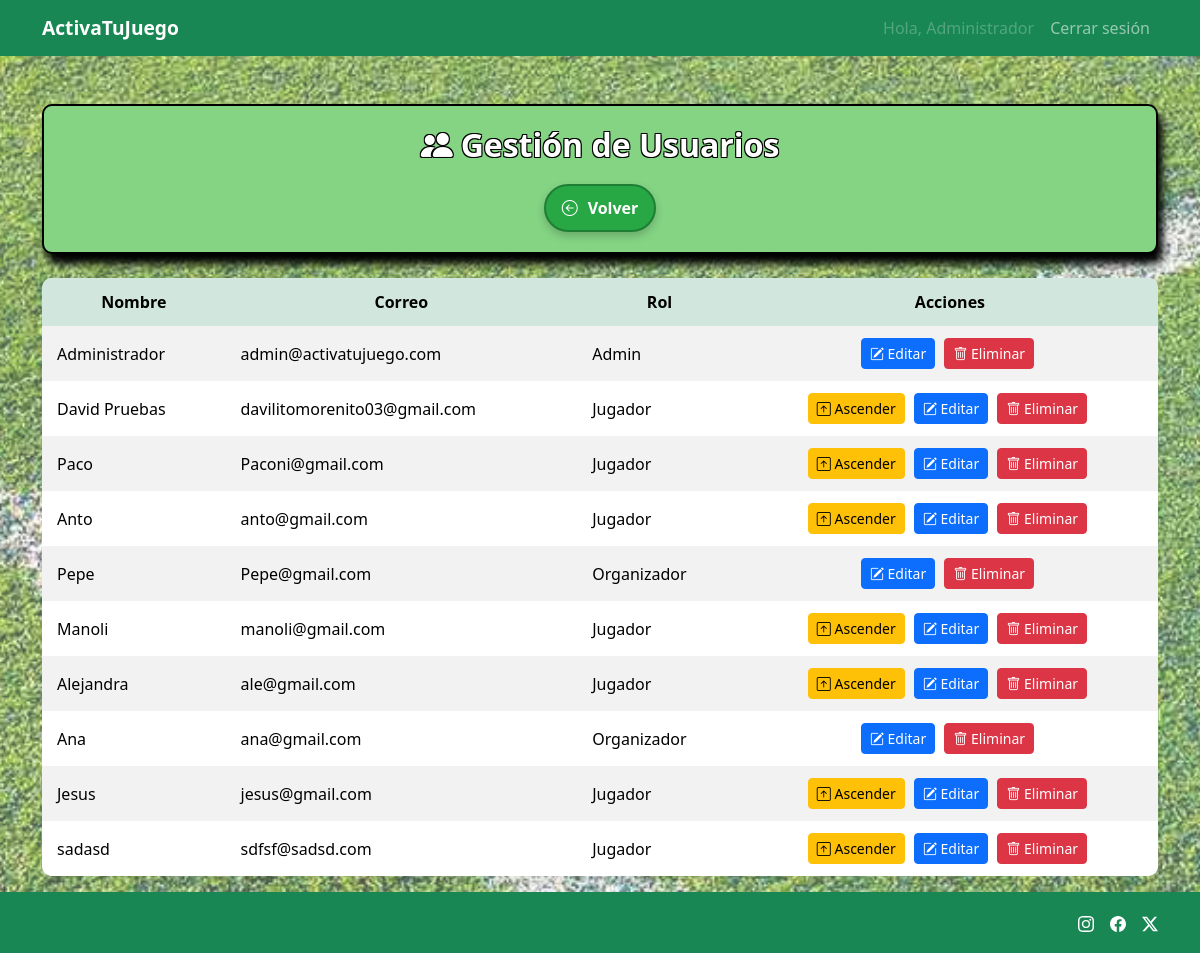
Screenshot of /views/usuarios.php (signed in) with the database file from the repository.
### tables this page shows
CREATE TABLE `usuario` (
  `id` int(11) NOT NULL,
  `correo` varchar(100) NOT NULL,
  `nombre` varchar(100) NOT NULL,
  `contraseña` varchar(255) NOT NULL,
  `tipo` enum('jugador','organizador','admin') NOT NULL
);

### models/Usuario.php (called while the page is built, shortened)
<?php
class Usuario
{
    private $connection;
    public function __construct($connection)
    {
        $this->connection = $connection;
    }
    public function obtenerTodos()
    {
        $sql = "SELECT id, nombre, correo, tipo FROM usuario ORDER BY id ASC";
        $resultado = mysqli_query($this->connection, $sql);
        $usuarios = [];
        while ($fila = mysqli_fetch_assoc($resultado)) {
            $usuarios[] = $fila;
        }
        return $usuarios;
    }
}

### views/usuarios.php (the view, shortened to what this page needs)
<?php
require_once('../config/database.php');
require_once('../models/Usuario.php');
include('../includes/header.php');
$usuarioModel = new Usuario($connection);
$usuarios = $usuarioModel->obtenerTodos();
?>
<div class="container mt-5 animado" id="anim-eventos">
    <div class="encabezado-eventos text-center mb-4">
        <h1 class="titulo-eventos">
            <i class="bi bi-people-fill me-2"></i> Gestión de Usuarios
        </h1>
        <a href="../index.php" class="btn-historial">
            <i class="bi bi-arrow-left-circle"></i> Volver
        </a>
    </div>
    <div class="table-responsive">
        <table class="table table-bordered table-striped tabla-personalizada">
            <thead class="table-success text-center">
                <tr>
                    <th>Nombre</th>
                    <th>Correo</th>
                    <th>Rol</th>
                    <th>Acciones</th>
                </tr>
            </thead>
            <tbody>
                <?php foreach ($usuarios as $usuario): ?>
                    <tr>
                        <td><?= htmlspecialchars($usuario['nombre']) ?></td>
                        <td><?= htmlspecialchars($usuario['correo']) ?></td>
                        <td><?= ucfirst($usuario['tipo']) ?></td>
                        <td class="text-center">
                            <?php if ($usuario['tipo'] === 'jugador'): ?>
                                <a href="../controllers/ascender.php?id=<?= $usuario['id'] ?>" class="btn btn-warning btn-sm">
                                    <i class="bi bi-arrow-up-square"></i> Ascender
                                </a>
                            <?php endif; ?>
                            <a href="../views/editar_usuario.php?id=<?= $usuario['id'] ?>"
                                class="btn btn-primary btn-sm">
                                <i class="bi bi-pencil-square"></i> Editar
                            </a>
                            <button class="btn btn-danger btn-sm"
                                onclick="confirmarEliminacion(<?= $usuario['id'] ?>, '<?= htmlspecialchars($usuario['nombre']) ?>')">
                                <i class="bi bi-trash"></i> Eliminar
                            </button>
                        </td>
                    </tr>
                <?php endforeach; ?>
            </tbody>
        </table>
    </div>
</div>
<?php include('../includes/footer.php'); ?>

### public/css/style.css (style rules this page uses)
body { display: flex; flex-direction: column; min-height: 100vh; position: relative; margin: 0; padding: 0; }
body::before { content: ""; position: fixed; top: 0; left: 0; width: 100%; height: 100%; background: url('../img/fondo_cesped.jpg') no-repeat center center fixed; background-size: cover; opacity: 0.7; z-index: -1; }
.encabezado-eventos { background-color: rgb(132, 212, 132); border: 2px solid black; padding: 20px; border-radius: 10px; margin-bottom: 30px; box-shadow: 5px 10px 8px #000000; }
.animado { opacity: 0; transition: opacity 0.5s ease; }
.animado.visible { animation: slideInLeft 1s ease forwards; }
.btn-historial { display: inline-flex; align-items: center; gap: 10px; background-color: #28a745; color: white; padding: 10px 16px; font-weight: bold; border-radius: 50px; border: 2px solid #1e7e34; text-decoration: none; transition: transform 0.3s ease, background-color 0.3s ease; box-shadow: 0 4px 8px rgba(0, 0, 0, 0.2); }
.titulo-eventos { font-size: 2rem; font-weight: bold; color: white; display: flex; align-items: center; justify-content: center; text-shadow: -1px -1px 0 black, 1px -1px 0 black, -1px 1px 0 black, 1px 1px 0 black; margin-bottom: 20px; }
.table { background-color: white; border-collapse: separate; border-spacing: 0; border-radius: 10px; overflow: hidden; box-shadow: 0 4px 15px rgba(0, 0, 0, 0.1); }
.table thead { font-weight: bold; text-align: center; }
.table th, .table td { border: none; padding: 12px 15px; vertical-align: middle; }
.table td .btn { margin-right: 5px; }
.table td:last-child { text-align: center; }

### rows the page displays
usuario: nombre "Administrador", correo "admin@activatujuego.com", tipo "Admin"
usuario: nombre "David Pruebas", correo "davilitomorenito03@gmail.com", tipo "Jugador"
usuario: nombre "Paco", correo "Paconi@gmail.com", tipo "Jugador"
usuario: nombre "Anto", correo "anto@gmail.com", tipo "Jugador"
usuario: nombre "Pepe", correo "Pepe@gmail.com", tipo "Organizador"
usuario: nombre "Manoli", correo "manoli@gmail.com", tipo "Jugador"
usuario: nombre "Alejandra", correo "ale@gmail.com", tipo "Jugador"
usuario: nombre "Ana", correo "ana@gmail.com", tipo "Organizador"
usuario: nombre "Jesus", correo "jesus@gmail.com", tipo "Jugador"
usuario: nombre "sadasd", correo "sdfsf@sadsd.com", tipo "Jugador"

### other values shown
$_SESSION['nombre'] "Administrador"
